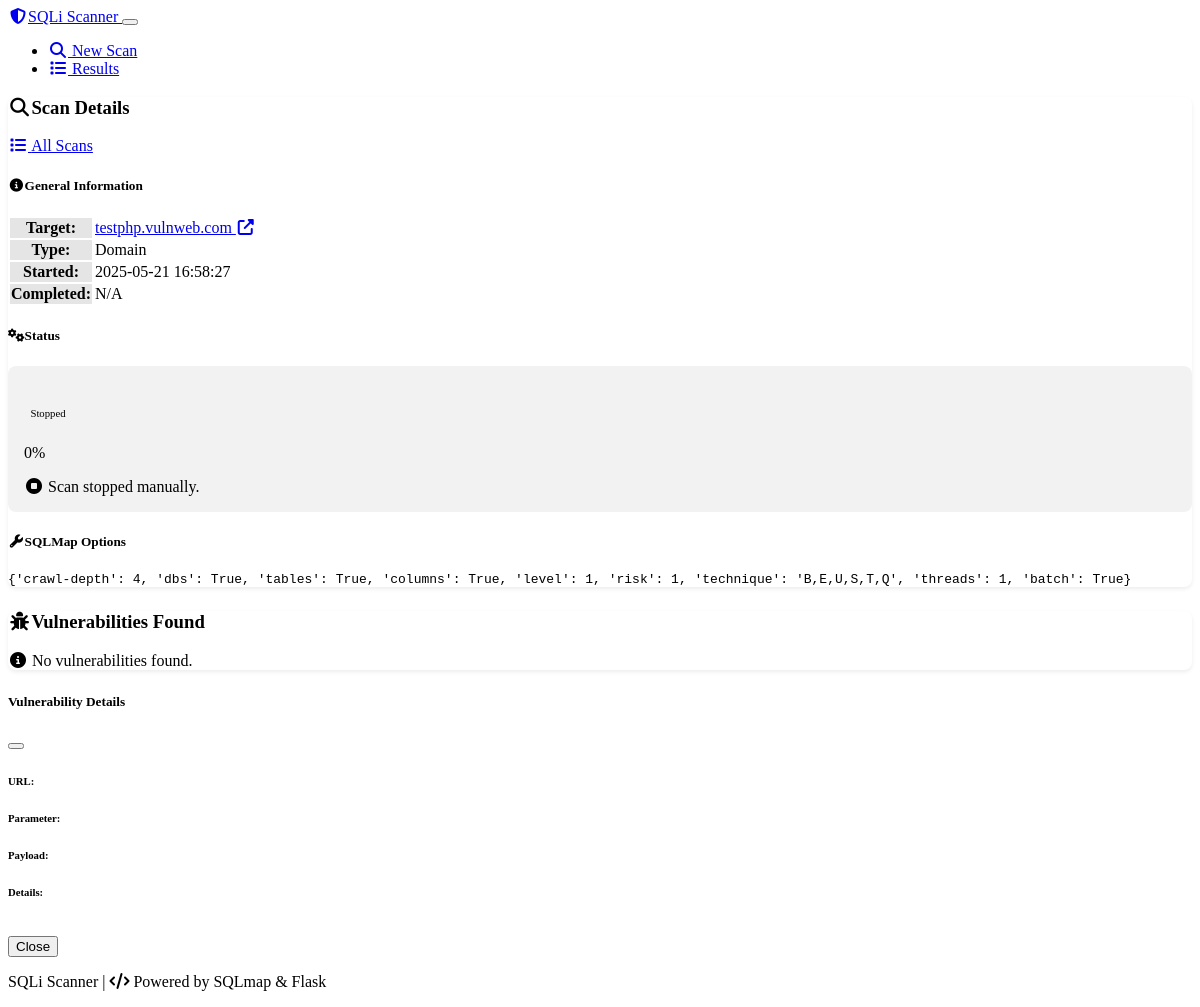
Screenshot of /results/2 with the database file from the repository.
### models.py (models this page shows, shortened)
class Scan(db.Model):
    id = db.Column(db.Integer, primary_key=True)
    target = db.Column(db.String(255), nullable=False)  # URL or domain
    target_type = db.Column(db.String(20), nullable=False)  # 'domain' or 'url'
    options = db.Column(db.Text)  # SQLMap options as JSON string
    status = db.Column(db.String(20), default='pending')  # pending, running, completed, failed, stopped
    progress = db.Column(db.Integer, default=0)  # Progress percentage
    current_stage = db.Column(db.String(100))  # Current operation description
    log_file = db.Column(db.String(255))  # Path to log file
    created_at = db.Column(db.DateTime, default=datetime.utcnow)
    started_at = db.Column(db.DateTime)
    completed_at = db.Column(db.DateTime)
    results = db.relationship('ScanResult', backref='scan', lazy=True, cascade="all, delete-orphan")

### app.py (the view)
@app.route('/results/<int:scan_id>')
def results(scan_id):
    scan = Scan.query.get_or_404(scan_id)
    return render_template('results.html', scan=scan)

### templates/results.html (shortened to what this page needs)
{% extends "base.html" %}
{% block content %}
<div class="container">
    {% if scan %}
        <div class="row mb-4">
            <div class="col-md-12">
                <div class="card shadow-sm">
                    <div class="card-header bg-primary text-white d-flex justify-content-between align-items-center">
                        <h3 class="card-title mb-0">
                            <i class="fas fa-search me-2"></i>Scan Details
                        </h3>
                        <div>
                            <a href="{{ url_for('results_list') }}" class="btn btn-sm btn-outline-light">
                                <i class="fas fa-list me-1"></i> All Scans
                            </a>
                        </div>
                    </div>
                    <div class="card-body">
                        <div class="row">
                            <div class="col-md-6">
                                <h5><i class="fas fa-info-circle me-2"></i>General Information</h5>
                                <table class="table table-striped">
                                    <tr>
                                        <th>Target:</th>
                                        <td>
                                            <a href="{{ scan.target if scan.target.startswith('http') else 'http://' + scan.target }}"
                                               target="_blank" rel="noopener noreferrer">
                                                {{ scan.target }}
                                                <i class="fas fa-external-link-alt ms-1 small"></i>
                                            </a>
                                        </td>
                                    </tr>
                                    <tr>
                                        <th>Type:</th>
                                        <td>{{ scan.target_type|capitalize }}</td>
                                    </tr>
                                    <tr>
                                        <th>Started:</th>
                                        <td>{{ scan.created_at.strftime('%Y-%m-%d %H:%M:%S') if scan.created_at else 'N/A' }}</td>
                                    </tr>
                                    <tr>
                                        <th>Completed:</th>
                                        <td>{{ scan.completed_at.strftime('%Y-%m-%d %H:%M:%S') if scan.completed_at else 'N/A' }}</td>
                                    </tr>
                                </table>
                            </div>
                            <div class="col-md-6">
                                <h5><i class="fas fa-cogs me-2"></i>Status</h5>
                                <div class="status-container">
                                    <div class="d-flex justify-content-between align-items-center mb-2">
                                        <h6 id="statusText" class="mb-0">
                                            {% if scan.status == 'pending' %}
                                                <span class="badge bg-secondary">Pending</span>
                                            {% elif scan.status == 'running' %}
                                                <span class="badge bg-primary">Running</span>
                                            {% elif scan.status == 'completed' %}
                                                <span class="badge bg-success">Completed</span>
                                            {% elif scan.status == 'failed' %}
                                                <span class="badge bg-danger">Failed</span>
                                            {% elif scan.status == 'stopped' %}
                                                <span class="badge bg-warning">Stopped</span>
                                            {% endif %}
                                        </h6>
                                        <span id="progressText">{{ scan.progress }}%</span>
                                    </div>
                                    <div class="progress mb-3">
                                    </div>
                                    <div id="currentStage" class="text-muted small">
                                        {% if scan.current_stage %}
                                            <i class="fas fa-spinner fa-spin me-1"></i> {{ scan.current_stage }}
                                        {% else %}
                                            {% if scan.status == 'pending' %}
                                                <i class="fas fa-hourglass-start me-1"></i> Waiting to start...
                                            {% elif scan.status == 'completed' %}
                                                <i class="fas fa-check-circle me-1"></i> Scan completed.
                                            {% elif scan.status == 'failed' %}
                                                <i class="fas fa-times-circle me-1"></i> Scan failed.
                                            {% elif scan.status == 'stopped' %}
                                                <i class="fas fa-stop-circle me-1"></i> Scan stopped manually.
                                            {% endif %}
                                        {% endif %}
                                    </div>
                                </div>
                                <h5 class="mt-4"><i class="fas fa-wrench me-2"></i>SQLMap Options</h5>
                                <div class="options-container">
                                    <pre class="bg-dark text-light p-2 rounded small" style="max-height: 150px; overflow-y: auto;">{{ scan.options }}</pre>
                                </div>
                            </div>
                        </div>
                    </div>
                </div>
            </div>
        </div>
        <div class="row">
            <div class="col-md-12">
                <div class="card shadow-sm">
                    <div class="card-header bg-primary text-white">
                        <h3 class="card-title mb-0">
                            <i class="fas fa-bug me-2"></i>Vulnerabilities Found
                        </h3>
                    </div>
                    <div class="card-body">
                        <div id="resultsContainer">
                            {% if scan.results %}
                                <div class="table-responsive">
                                    <table class="table table-striped table-hover">
                                        <thead>
                                            <tr>
                                                <th>URL</th>
                                                <th>Parameter</th>
                                                <th>Type</th>
                                                <th>Actions</th>
                                            </tr>
                                        </thead>
                                        <tbody>
                                            {% for result in scan.results %}
                                                <tr>
                                                    <td>
                                                        <a href="{{ result.url }}" target="_blank" rel="noopener noreferrer">
                                                            {{ result.url }}
                                                            <i class="fas fa-external-link-alt ms-1 small"></i>
                                                        </a>
                                                    </td>
                                                    <td>{{ result.parameter }}</td>
                                                    <td><span class="badge bg-danger">{{ result.vulnerability_type }}</span></td>
                                                    <td>
                                                        <button class="btn btn-sm btn-info view-details-btn"
                                                                data-result-id="{{ result.id }}"
                                                                data-bs-toggle="modal"
                                                                data-bs-target="#resultDetailsModal"
                                                                data-url="{{ result.url }}"
                                                                data-parameter="{{ result.parameter }}"
                                                                data-payload="{{ result.payload }}"
                                                                data-details="{{ result.details }}">
                                                            <i class="fas fa-eye me-1"></i> Details
                                                        </button>
                                                    </td>
                                                </tr>
                                            {% endfor %}
                                        </tbody>
                                    </table>
                                </div>
                            {% elif scan.status in ['completed', 'stopped'] %}
                                <div class="alert alert-info">
                                    <i class="fas fa-info-circle me-2"></i> No vulnerabilities found.
                                </div>
                            {% else %}
                                <div class="alert alert-secondary">
                                    <i class="fas fa-spinner fa-spin me-2"></i> Scan in progress. Results will appear here.
                                </div>
                            {% endif %}
                        </div>
                    </div>
                </div>
            </div>
        </div>
        <div class="modal fade" id="resultDetailsModal" tabindex="-1" aria-labelledby="resultDetailsModalLabel" aria-hidden="true">
            <div class="modal-dialog modal-lg">
                <div class="modal-content">
                    <div class="modal-header bg-primary text-white">
                        <h5 class="modal-title" id="resultDetailsModalLabel">Vulnerability Details</h5>
                        <button type="button" class="btn-close btn-close-white" data-bs-dismiss="modal" aria-label="Close"></button>
                    </div>
                    <div class="modal-body">
                        <div class="mb-3">
                            <h6>URL:</h6>
                        </div>
                        <div class="mb-3">
                            <h6>Parameter:</h6>
                        </div>
                        <div class="mb-3">
                            <h6>Payload:</h6>
                        </div>
                        <div class="mb-3">
                            <h6>Details:</h6>
                        </div>
                    </div>
                    <div class="modal-footer">
                        <button type="button" class="btn btn-secondary" data-bs-dismiss="modal">Close</button>
                    </div>
                </div>
            </div>
        </div>
    {% endif %}
</div>
{% endblock %}

### templates/base.html (shortened to what this page needs)
<!DOCTYPE html>
<html lang="en" data-bs-theme="dark">
<head>
    <link rel="stylesheet" href="https://cdn.replit.com/agent/bootstrap-agent-dark-theme.min.css">
    <link rel="stylesheet" href="https://cdnjs.cloudflare.com/ajax/libs/font-awesome/6.4.0/css/all.min.css">
    <link rel="stylesheet" href="https://cdn.jsdelivr.net/npm/sweetalert2@11.7.3/dist/sweetalert2.min.css">
    <link rel="stylesheet" href="{{ url_for('static', filename='css/custom.css') }}">
</head>
<body>
    <nav class="navbar navbar-expand-lg navbar-dark bg-dark">
        <div class="container">
            <a class="navbar-brand" href="{{ url_for('index') }}">
                <i class="fas fa-shield-alt me-2"></i>SQLi Scanner
            </a>
            <button class="navbar-toggler" type="button" data-bs-toggle="collapse" data-bs-target="#navbarNav"
                    aria-controls="navbarNav" aria-expanded="false" aria-label="Toggle navigation">
            </button>
            <div class="collapse navbar-collapse" id="navbarNav">
                <ul class="navbar-nav ms-auto">
                    <li class="nav-item">
                        <a class="nav-link {% if request.path == '/' %}active{% endif %}" href="{{ url_for('index') }}">
                            <i class="fas fa-search me-1"></i> New Scan
                        </a>
                    </li>
                    <li class="nav-item">
                        <a class="nav-link {% if request.path == '/results' %}active{% endif %}" href="{{ url_for('results_list') }}">
                            <i class="fas fa-list me-1"></i> Results
                        </a>
                    </li>
                </ul>
            </div>
        </div>
    </nav>
    <main class="py-4">
        {% block content %}{% endblock %}
    </main>
    <footer class="bg-dark text-center text-light py-3 mt-5">
        <div class="container">
            <p class="mb-0">SQLi Scanner | <i class="fas fa-code me-1"></i> Powered by SQLmap & Flask</p>
        </div>
    </footer>
</body>
</html>

### static/css/custom.css (style rules this page uses)
.card { border: none; border-radius: 0.5rem; box-shadow: 0 0.125rem 0.25rem rgba(0, 0, 0, 0.075); margin-bottom: 1.5rem; }
.card-header { border-radius: 0.5rem 0.5rem 0 0 !important; font-weight: 500; }
.progress { height: 1rem; border-radius: 0.5rem; }
.table th { background-color: rgba(0, 0, 0, 0.1); font-weight: 600; }
.status-container { padding: 1rem; background-color: rgba(0, 0, 0, 0.05); border-radius: 0.5rem; }
.modal-content { border-radius: 0.5rem; border: none; }
.modal-header { border-radius: 0.5rem 0.5rem 0 0; }
.badge { font-weight: 500; padding: 0.4em 0.6em; }
i.fa, i.fas { width: 1.25em; text-align: center; }
pre { white-space: pre-wrap; word-wrap: break-word; }

### rows the page displays
Scan: target "testphp.vulnweb.com", target_type "Domain", created_at "2025-05-21 16:58:27", completed_at "N/A", progress "0", options "{'crawl-depth': 4, 'dbs': True, 'tables': True, 'columns': True, 'level': 1, 'risk': 1, 'technique': 'B,E,U,S,T,Q', 'threads': 1, 'batch': True}"
